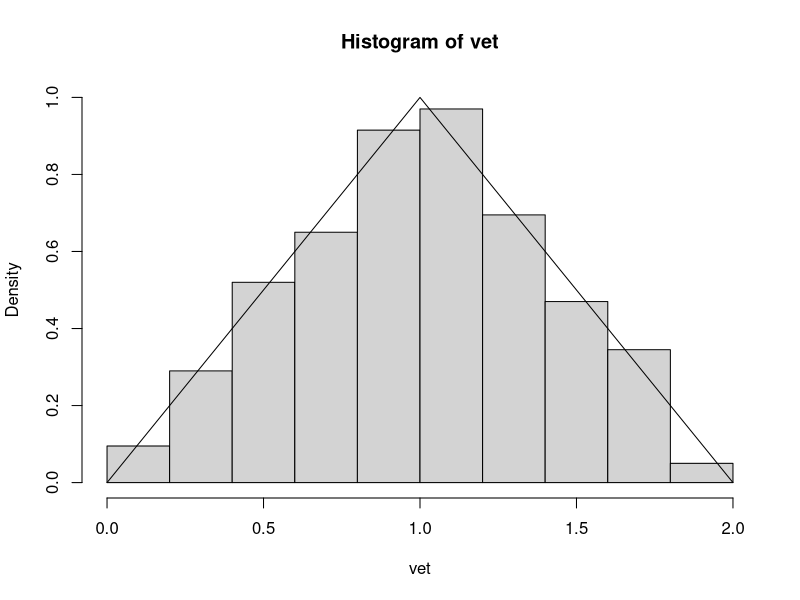
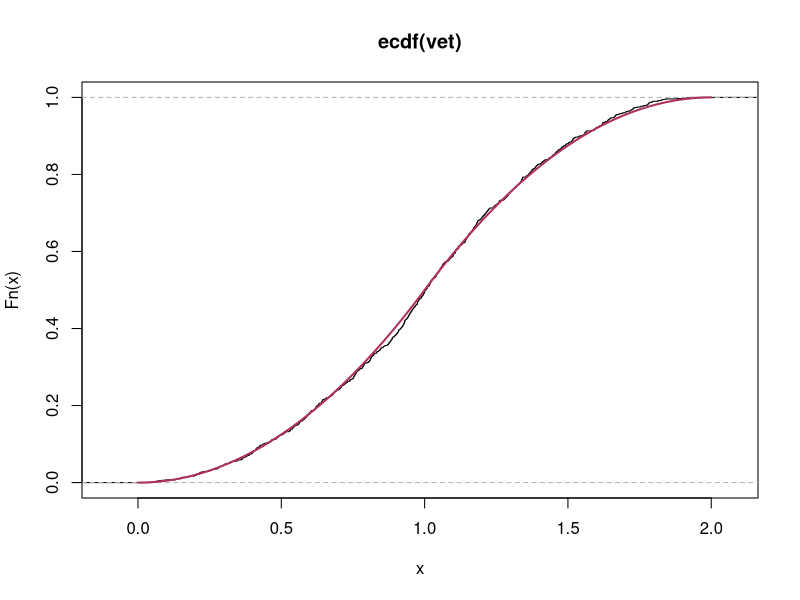
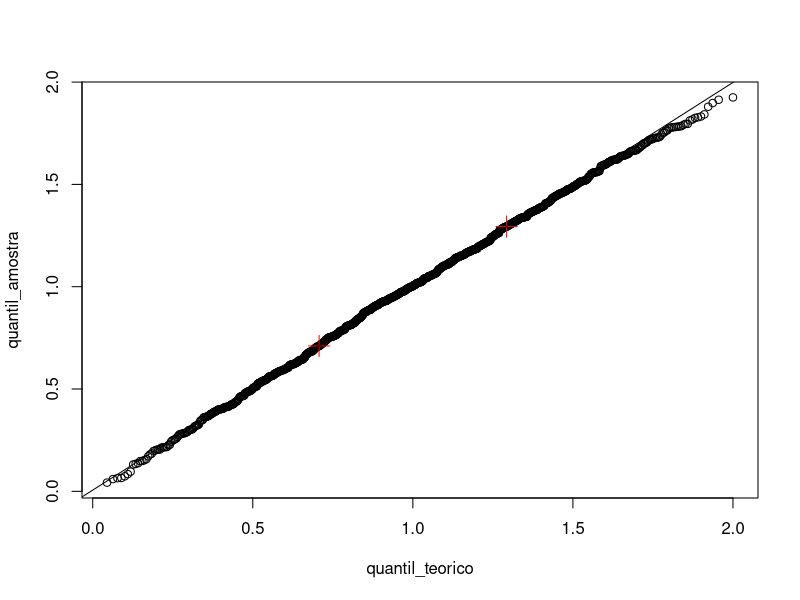

R code for these plots, in order:
## ---- chunk 1
knitr::opts_chunk$set(echo = TRUE)
## ---- chunk 2
Qx<-function(u)
{
  ifelse(u<0.5, sqrt(2*u), 2-sqrt(2*(1-u)))
}

gerar.tri<-function()
{
  u<-runif(1)
  Qx(u)
}

vet<-replicate(1000, gerar.tri())
## ---- chunk 3
fx<- function(x)
{
  ifelse(x<=1, x, 2-x)
}
hist(vet, freq = F, ylim=c(0,1))
curve(fx, from=0, to=2, add = T)
## ---- chunk 4
Fn<-ecdf(vet)
plot(Fn)

Fx<-function(x)
{
  ifelse(x<=1,(x^2)/2, (((-x^2)+4*x-2)/2))
}
curve(Fx, from=0, to=2, add = T, col="maroon", lwd=2)

ks.test(vet, y=Fx)
## ---- chunk 5
probs_acumul<-seq_along(vet)/length(vet)
quantil_amostra<-sort(vet)
quantil_teorico<-Qx(probs_acumul)
plot(x=quantil_teorico, y=quantil_amostra)

pt_amostra<-quantile(vet, c(0.25,0.75))
pt_teorico<-Qx(c(0.25, 0.75))
points(x=pt_teorico, y=pt_amostra, pch=3, col="red", cex=2)
b1<-diff(pt_amostra)/diff(pt_teorico)
b0<-pt_amostra[1]-(b1*pt_teorico[1])
abline(a=b0, b=b1)
## ---- chunk 6
q.teoricos2<-Qx(0:10/10)
categorias2<-cut(vet, breaks=q.teoricos2,labels = paste0("Q",1:10))
tabs<-table(categorias2)
e<-length(vet)/10
Xq<-sum(((tabs-e)^2)/e)
pchisq(Xq,length(vet)-1, lower.tail=F)
## ---- chunk 7
q.teoricos2<-Qx(0:100/100)
categorias2<-cut(vet, breaks=q.teoricos2,labels = paste0("Q",1:100))
tabs<-table(categorias2)
e<-length(vet)/100
Xq<-sum(((tabs-e)^2)/e)
pchisq(Xq,length(vet)-1, lower.tail=F)
